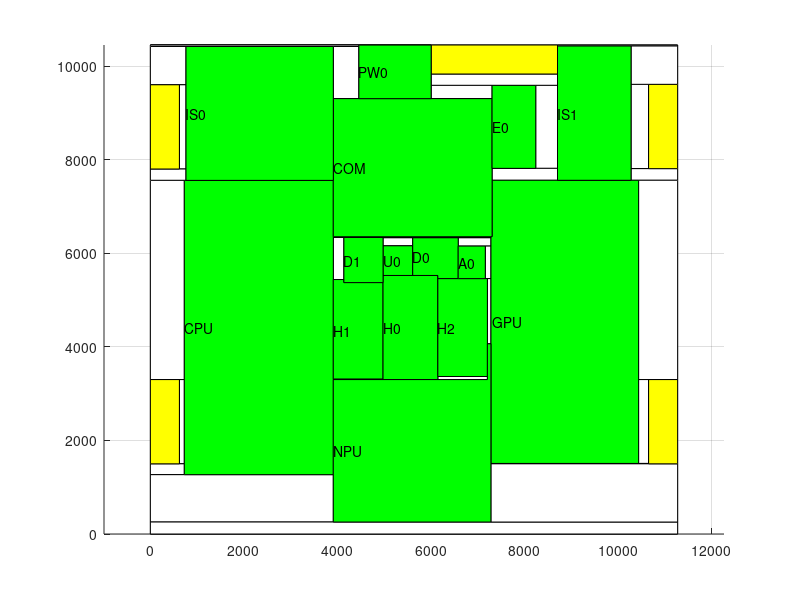

Recreate this plot in MATLAB.
axis equal;
hold on;
grid on;
block_x=[0 0 11267 11267 0];
block_y=[0 10450 10450 0 0];
fill(block_x, block_y, 'c');
block_x=[0 0 6000 6000 0];
block_y=[10448 10450 10450 10448 10448];
fill(block_x, block_y, 'w');
block_x=[8700 8700 11267 11267 8700];
block_y=[10428 10450 10450 10428 10428];
fill(block_x, block_y, 'w');
block_x=[0 0 4455 4455 0];
block_y=[10418 10448 10448 10418 10418];
fill(block_x, block_y, 'w');
block_x=[6000 6000 8700 8700 6000];
block_y=[9587 9830 9830 9587 9587];
fill(block_x, block_y, 'w');
block_x=[10272 10272 11267 11267 10272];
block_y=[9608 10428 10428 9608 9608];
fill(block_x, block_y, 'w');
block_x=[0 0 761 761 0];
block_y=[9600 10418 10418 9600 9600];
fill(block_x, block_y, 'w');
block_x=[3909 3909 4455 4455 3909];
block_y=[9304 10418 10418 9304 9304];
fill(block_x, block_y, 'w');
block_x=[6000 6000 7302 7302 6000];
block_y=[9304 9587 9587 9304 9304];
fill(block_x, block_y, 'w');
block_x=[8235 8235 8700 8700 8235];
block_y=[7814 9587 9587 7814 7814];
fill(block_x, block_y, 'w');
block_x=[10272 10272 10647 10647 10272];
block_y=[7808 9608 9608 7808 7808];
fill(block_x, block_y, 'w');
block_x=[620 620 761 761 620];
block_y=[7800 9600 9600 7800 7800];
fill(block_x, block_y, 'w');
block_x=[7302 7302 8700 8700 7302];
block_y=[7559 7814 7814 7559 7559];
fill(block_x, block_y, 'w');
block_x=[10272 10272 11267 11267 10272];
block_y=[7559 7808 7808 7559 7559];
fill(block_x, block_y, 'w');
block_x=[0 0 761 761 0];
block_y=[7557 7800 7800 7557 7557];
fill(block_x, block_y, 'w');
block_x=[0 0 725 725 0];
block_y=[3300 7557 7557 3300 3300];
fill(block_x, block_y, 'w');
block_x=[620 620 725 725 620];
block_y=[1500 3300 3300 1500 1500];
fill(block_x, block_y, 'w');
block_x=[10433 10433 11267 11267 10433];
block_y=[3300 7559 7559 3300 3300];
fill(block_x, block_y, 'w');
block_x=[0 0 725 725 0];
block_y=[1268 1500 1500 1268 1268];
fill(block_x, block_y, 'w');
block_x=[3909 3909 7278 7278 3909];
block_y=[6336 6353 6353 6336 6336];
fill(block_x, block_y, 'w');
block_x=[10433 10433 10647 10647 10433];
block_y=[1508 3300 3300 1508 1508];
fill(block_x, block_y, 'w');
block_x=[0 0 3909 3909 0];
block_y=[256 1268 1268 256 256];
fill(block_x, block_y, 'w');
block_x=[7277 7277 7278 7278 7277];
block_y=[1508 4065 4065 1508 1508];
fill(block_x, block_y, 'w');
block_x=[3909 3909 4135 4135 3909];
block_y=[5438 6336 6336 5438 5438];
fill(block_x, block_y, 'w');
block_x=[4972 4972 7278 7278 4972];
block_y=[6330 6336 6336 6330 6330];
fill(block_x, block_y, 'w');
block_x=[0 0 11267 11267 0];
block_y=[0 256 256 0 0];
fill(block_x, block_y, 'w');
block_x=[7277 7277 10647 10647 7277];
block_y=[1500 1508 1508 1500 1500];
fill(block_x, block_y, 'w');
block_x=[4972 4972 5606 5606 4972];
block_y=[6159 6330 6330 6159 6159];
fill(block_x, block_y, 'w');
block_x=[6578 6578 7278 7278 6578];
block_y=[6153 6330 6330 6153 6153];
fill(block_x, block_y, 'w');
block_x=[7277 7277 11267 11267 7277];
block_y=[256 1500 1500 256 256];
fill(block_x, block_y, 'w');
block_x=[7157 7157 7278 7278 7157];
block_y=[5458 6153 6153 5458 5458];
fill(block_x, block_y, 'w');
block_x=[3909 3909 4972 4972 3909];
block_y=[3300 3313 3313 3300 3300];
fill(block_x, block_y, 'w');
block_x=[6143 6143 6578 6578 6143];
block_y=[5458 5459 5459 5458 5458];
fill(block_x, block_y, 'w');
block_x=[7202 7202 7278 7278 7202];
block_y=[4065 5458 5458 4065 4065];
fill(block_x, block_y, 'w');
block_x=[6143 6143 7202 7202 6143];
block_y=[3300 3366 3366 3300 3300];
fill(block_x, block_y, 'w');
block_x=[0 0 620 620 0];
block_y=[7800 9600 9600 7800 7800];
fill(block_x, block_y, 'y');
block_x=[0 0 620 620 0];
block_y=[1500 3300 3300 1500 1500];
fill(block_x, block_y, 'y');
block_x=[10647 10647 11267 11267 10647];
block_y=[7808 9608 9608 7808 7808];
fill(block_x, block_y, 'y');
block_x=[10647 10647 11267 11267 10647];
block_y=[1500 3300 3300 1500 1500];
fill(block_x, block_y, 'y');
block_x=[6000 6000 8700 8700 6000];
block_y=[9830 10450 10450 9830 9830];
fill(block_x, block_y, 'y');
block_x=[725 725 3909 3909 725];
block_y=[1268 7557 7557 1268 1268];
fill(block_x, block_y, 'g');
text(725,4412,'CPU')
block_x=[3909 3909 4135 4135 4972 4972 3909];
block_y=[3313 5438 5438 5373 5373 3313 3313];
fill(block_x, block_y, 'g');
text(3909,4343,'H1')
block_x=[4972 4972 6143 6143 4972];
block_y=[3300 5525 5525 3300 3300];
fill(block_x, block_y, 'g');
text(4972,4412,'H0')
block_x=[7278 7278 7302 7302 10433 10433 7278];
block_y=[1508 6355 6355 7559 7559 1508 1508];
fill(block_x, block_y, 'g');
text(7302,4533,'GPU')
block_x=[6143 6143 7202 7202 6143];
block_y=[3366 5458 5458 3366 3366];
fill(block_x, block_y, 'g');
text(6143,4412,'H2')
block_x=[3909 3909 7202 7202 7277 7277 3909];
block_y=[256 3300 3300 4065 4065 256 256];
fill(block_x, block_y, 'g');
text(3909,1778,'NPU')
block_x=[4972 4972 5606 5606 4972];
block_y=[5525 6159 6159 5525 5525];
fill(block_x, block_y, 'g');
text(4972,5842,'U0')
block_x=[3909 3909 7302 7302 7278 7278 3909];
block_y=[6353 9304 9304 6355 6355 6353 6353];
fill(block_x, block_y, 'g');
text(3909,7829,'COM')
block_x=[5606 5606 6578 6578 6143 6143 5606];
block_y=[5525 6330 6330 5459 5459 5525 5525];
fill(block_x, block_y, 'g');
text(5606,5927,'D0')
block_x=[4135 4135 4972 4972 4135];
block_y=[5373 6336 6336 5373 5373];
fill(block_x, block_y, 'g');
text(4135,5854,'D1')
block_x=[761 761 3909 3909 761];
block_y=[7557 10418 10418 7557 7557];
fill(block_x, block_y, 'g');
text(761,8987,'IS0')
block_x=[7302 7302 8235 8235 7302];
block_y=[7814 9587 9587 7814 7814];
fill(block_x, block_y, 'g');
text(7302,8700,'E0')
block_x=[4455 4455 6000 6000 4455];
block_y=[9304 10448 10448 9304 9304];
fill(block_x, block_y, 'g');
text(4455,9876,'PW0')
block_x=[6578 6578 7157 7157 6578];
block_y=[5458 6153 6153 5458 5458];
fill(block_x, block_y, 'g');
text(6578,5805,'A0')
block_x=[8700 8700 10272 10272 8700];
block_y=[7559 10428 10428 7559 7559];
fill(block_x, block_y, 'g');
text(8700,8993,'IS1')
